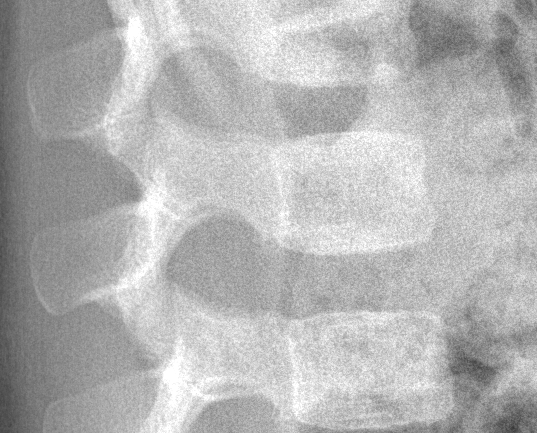
#> input picture Vezba7: Obrada rendgenske slike: Suzbijanje šuma 1/lspine_crop.png, 537 x 433 px
$ jupyter execute --allow-errors OSuM_vezba_7.ipynb   (shell and % lines are left out)
#> lines starting #> are read from the running program, lines starting #| are printed output that depends on the picture
### Vezba7: Obrada rendgenske slike: Suzbijanje šuma 1/osum.py
import math
import cv2
import os
import numpy as np

def gaussian(n=5, sigma=1):

    x = range(-int(n/2), int(n/2)+1)
    # raspakivanje liste
    x_osa = [*x]
    # prolazak kroz svaki element liste
    f = [1/(sigma*math.sqrt(2*math.pi))*math.exp(-float(el)**2/(2*sigma**2)) for el in x]

    return f, x_osa


def im_norm(im):
    im_n = (im-im.min())/(im.max()-im.min())
    return im_n


def im_pyr_decomp(im, N):

    size_vec  = im.shape
    red_faktor = 2**N
    add_size = np.flip([int((np.ceil(el / red_faktor) * red_faktor - el)) for el in im.shape])
    [v, s] = im.shape
    opim = np.zeros((add_size[1] + v, add_size[0] + s))
    opim[0: v, 0: s] = im
    opim[v + 1: v + add_size[1], :] = opim[v:v-add_size[1]+1:-1, :]
    opim[:, s + 1: s + add_size[0]] = opim[:, s:s - add_size[0] + 1:-1]
    im = opim


    # Funkcija pravi Gausovu i Laplasovu piramidu od N nivoa od slike im
    GPyr = []
    LPyr = []
    for i in range(N):
        GPyr.append(im)
        g = cv2.pyrDown(im, borderType=cv2.BORDER_REPLICATE)
        g_up = cv2.pyrUp(g, cv2.BORDER_REPLICATE)


        l = im - g_up
        LPyr.append(l)
        im = g
    Res = im
    return LPyr, GPyr, Res, size_vec


def im_pyr_recon(LPyr, Res, size_vec):
    # Funkcija rekonstruise sliku na osnovu Laplasove piramide i reziduala

    # dubina razlaganja
    N = len(LPyr)
    for i in range(N, 0, -1):

        Res = cv2.pyrUp(Res, cv2.BORDER_REFLECT)+LPyr[i-1]

    Res = Res[0:size_vec[0], 0:size_vec[1]]
    im_rec = Res
    return im_rec

# [256 lines left out: functions data_fname_split, read_raw, log_LUT, sigmLUT, not called in this run]

### Vezba7: Obrada rendgenske slike: Suzbijanje šuma 1/OSuM_vezba_7.ipynb
<a href="https://colab.research.google.com/github/nebojsa-bozanic/BMI_OSuM/blob/master/Vezba7%3A%20Obrada%20rendgenske%20slike%3A%20Suzbijanje%20%C5%A1uma%201/OSuM_vezba_7.ipynb" target="_parent"></a>

<h1>Obrada slike u medicini (BMI)</h1>

Literatura: https://moodle.telekom.ftn.uns.ac.rs/course/view.php?id=82

Laboratorijska vežba 7: Obrada rendgenske slike: Suzbijanje šuma 1

Potrebne biblioteke: cv2, numpy, matplotlib.pyplot, scipy.ndimage.filters (convolve1d, convolve), medpy.filter.smoothing (anisotropic_diffusion), osum

[cell 1]
%cd /content/BMI_OSuM/Vezba7: Obrada rendgenske slike: Suzbijanje šuma 1

[cell 2]
import cv2
import numpy as np
import matplotlib.pyplot as plt
import osum
from scipy.ndimage import convolve1d, convolve
from medpy.filter.smoothing import anisotropic_diffusion

from google.colab.patches import cv2_imshow

1 Razdvojivi 2D NF filtar

1.1 Učitati sliku lspine_crop.png u promenljivu im1.

[cell 3]
im1 = cv2.imread('lspine_crop.png', cv2.IMREAD_GRAYSCALE)
#> im1 is the input picture: shape (433, 537); min 55, max 255, mean 179.6

1.2 Koristeći funkciju gaussian iz modula osum.py napraviti 1D Gausov filtar sa
proizvoljnim n i sigma (npr. n=19, sigma =3).

[cell 4]
n = 19
sigma = 3
f, x_osa = osum.gaussian(n, sigma)

1.3 Prikazati 1D filtar, a zatim prikazati 2D filtar H koji se dobija vektorskim množenjem
dva 1D filtra.

[cell 5]
plt.figure()
plt.stem(x_osa, f)

H = np.outer(f,f)
fig = plt.figure()
ax = plt.axes(projection='3d')
[x,y] = np.meshgrid(x_osa, x_osa)
ax.plot_surface(x, y, H, cmap='viridis')
#> figure, not shown here; curve peaks at x = 0, y = 0.133
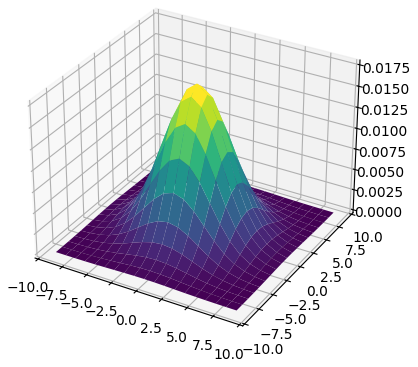
#> figure drawn by matplotlib, 1 panel

1.4 Isfiltrirati sliku im1 1D gausovim filtrom prvo po jednoj dimenziji, a zatim po drugoj. Gausov filtar je razdvojiv filtar, pa je ovo ekvivalentno direktnom filtriranju sa 2D filtrom. Koja je prednost filtriranja 1D filtrima u odnosu na 2D filtar?

[cell 6]
im_f1 = convolve1d(im1, f, axis=0, mode='nearest')
im_f1 = convolve1d(im_f1, f, axis=1, mode='nearest')

1.5 Prikazati sliku nakon filtriranja i uporediti je sa originalnom. Koji je efekat filtriranja na šum, a koji na ivice.

[cell 7]
cv2_imshow(im1) # 'Originalna slika',

[cell 8]
cv2_imshow(im_f1) # 'NF filtrirana',

1.6 Ponoviti prethodne korake za različite kombinacije n i sigma. Koji je efekat kada se koriste veće, a koji kada se koriste manje vrednosti n, odnosno sigma?

[cell 9]
# n = 11
# sigma = 1.5

1.7 Ponoviti prethodne korake sa slikom lspine.png učitanom u promenljivu im11.

[cell 10]
im11 = cv2.imread('lspine.png', cv2.IMREAD_GRAYSCALE)
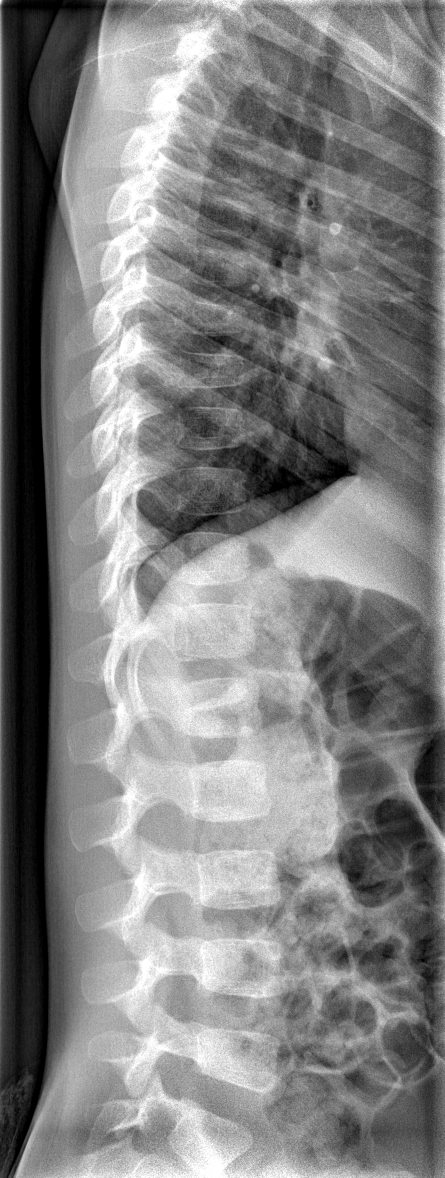
#> input picture Vezba7: Obrada rendgenske slike: Suzbijanje šuma 1/lspine.png, 889 x 2355 px (shown at 1/2 size)
#> im11 is the input picture: shape (2355, 889); min 0, max 255, mean 128.1

2 Usmereno filtriranje

2.1 Od filtra H napraviti usmereni filtar H1 koji prati ivice. Prikazati ga.

[cell 11]
H2 = H
ind = int(np.ceil(n/2))
H2[ind:, :] = H2[ind:, :]*0.1

fig = plt.figure()
ax = plt.axes(projection='3d')
[x,y] = np.meshgrid(x_osa, x_osa)
ax.plot_surface(x, y, H2, cmap='viridis')

2.2 Primeniti filtar na sliku im1 i prikazati je. Uporediti je sa slikom slikom isfiltriranom
prethodnim filtrom. Isto uraditi i sa slikom im11. Zašto slika izgleda tamnije?

[cell 12]
im_f2 = convolve(im1, H, mode='nearest')
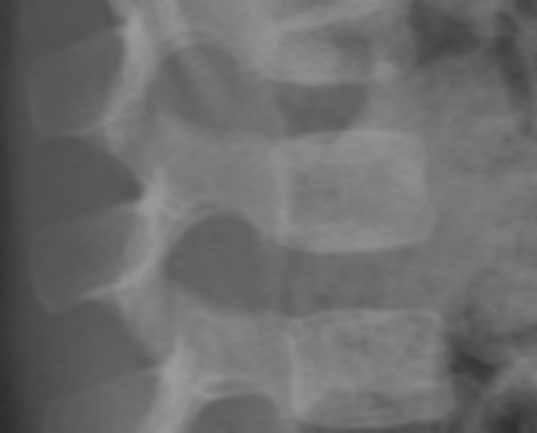
#> im_f2: shape (433, 537); min 46, max 154, mean 108.6
cv2_imshow(im_f2) # 'Usmereno filtriranje',

3 Anizotropski filtar

U promenljivu im2 učitati sliku abdomen_crop.png i isfiltrirati je funkcijom
anisotropic_diffusion. Inicijalno postaviti parametre niter=5 i kappa=100. Menjati parametre i analizirati efekte. Prikazati isfiltriranu sliku.

[cell 13]
im2 = cv2.imread('abdomen_crop.png', cv2.IMREAD_GRAYSCALE)
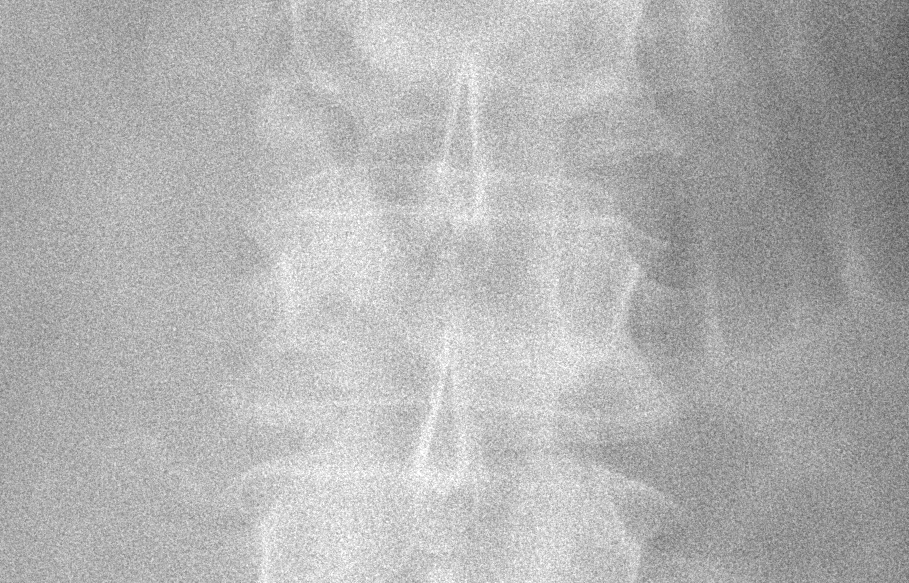
#> input picture Vezba7: Obrada rendgenske slike: Suzbijanje šuma 1/abdomen_crop.png, 909 x 583 px
#> im2 is the input picture: shape (583, 909); min 72, max 255, mean 178.3
#> (the rest of this cell did not finish here and is left out)

4 Bilateralni filtar

Primeniti bilateralni filtar na sliku im2. Inicijalno postaviti parametre velicina prozora d=15, std prostornog kernela sigmaSpace=15, std kernela za intenzitet sigmaColor=15. Isprobati različite kombinacije parametara i analizirati efekte. Uraditi isto sa slikom abdomen.png učitanom u promenljivu im22.

[cell 14]
im22 = cv2.imread('abdomen.png', cv2.IMREAD_GRAYSCALE)
im_f4 = cv2.bilateralFilter(im2, d=15, sigmaSpace=15, sigmaColor=15)
# im_f4 = cv2.bilateralFilter(im2, d=15, sigmaSpace=15, sigmaColor=75)

cv2_imshow(im_f4) # 'Bilateralno filtriranje',

5. Multiveličinsko filtriranje

Skraćivanje u piramidi

5.1 Napraviti Laplasovu piramidu sa 2 nivoa od slike im2. Prikazati histogram
prvog nivoa
LP u granicama -200 do 200.

[cell 15]
Lpyr, Gpyr, Res, size_vec = osum.im_pyr_decomp(im2, 2)
#> in im_pyr_decomp, `opim[:, s + 1: s + add_size[0]] = opim[:, s:s - add_size[0] + 1:-1]`:
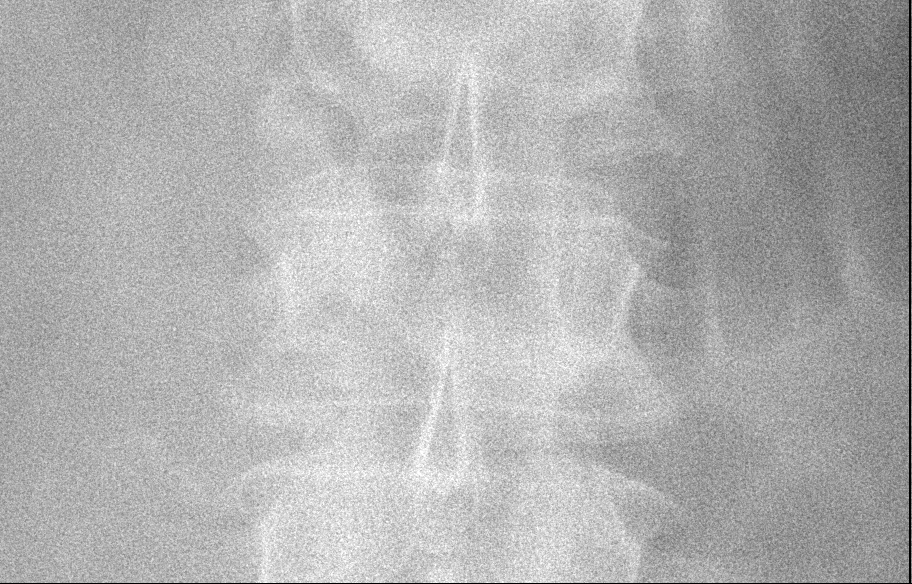
#> opim: shape (584, 912) float64; min 0, max 255, mean 177.6
#> the loop in im_pyr_decomp, `for i in range(N):` made 2 passes
#> pass 1, in im_pyr_decomp, `l = im - g_up`:
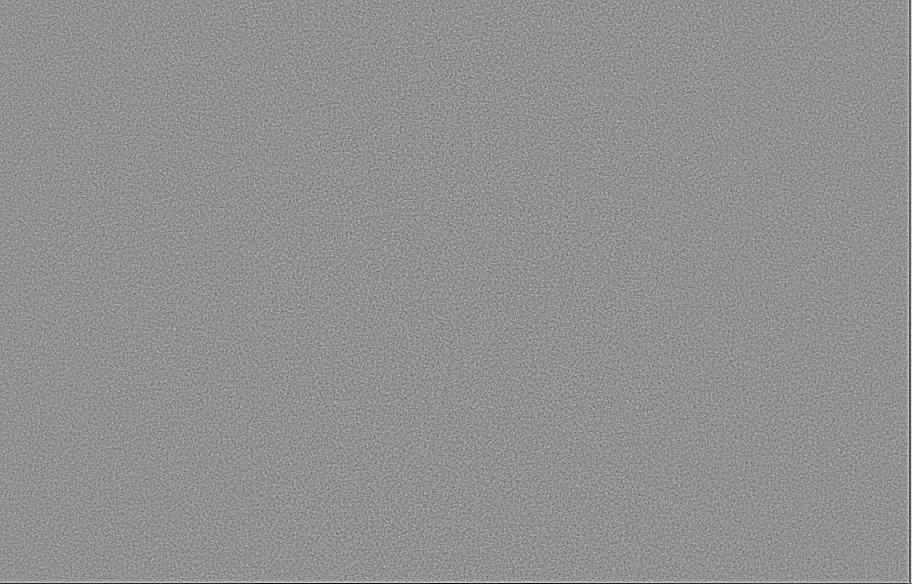
#> l: shape (584, 912) float64; min -161.5, max 121.8, mean 0; drawn with min black and max white
#> after the loop in im_pyr_decomp, `for i in range(N):`: GPyr = 2 items
#> Lpyr = 2 items; Gpyr = 2 items; size_vec = (583, 909)
L1 = Lpyr[0]
# L2 = Lpyr[1]  # 5.5

g = np.arange(-200, 201)
h1 = np.histogram(L1, g)
plt.figure()
plt.plot(g[:-1], h1[0])
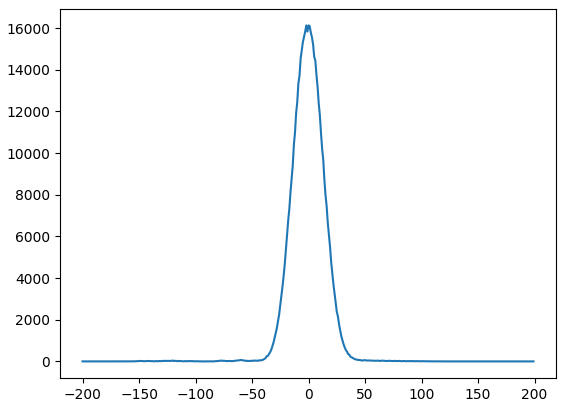
#> figure drawn by matplotlib, 1 panel; curve peaks at x = -2, y = 16133

5.2 Skraćivanje piramide se radi na višim nivoima piramida slike uz pretpostavku da na tim nivoima dominira šum, pa želimo da smanjimo kontrast, tj. vidljivost šuma. Vrednosti svih koeficijenata smanjujemo (skraćujemo) za vrednost cs (inicijalno postaviti na 15). Koeficijente koji su po apsolutnoj vrednosti manji od cs treba svesti na 0.

[cell 16]
cs = 15  # cs = 20, cs = 10, cs = 5  # 5.5
L1[L1>0] = np.maximum(L1[L1>0]-cs, 0)
L1[L1<0] = np.minimum(L1[L1<0]+cs, 0)

5.3 Napraviti histogram prvog nivoa LP nakon skraćivanja i prikazati ga preko histograma originalnog nivoa.

[cell 17]
h2 = np.histogram(L1, g)
plt.plot(g[:-1], h2[0])
plt.legend(['original', 'skracivanje'])
plt.title('L1')
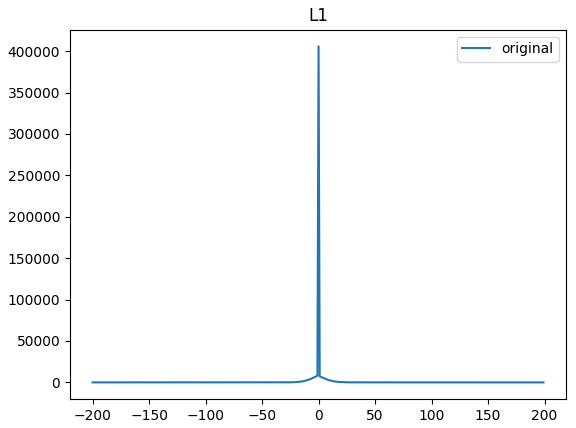
#> figure drawn by matplotlib, 1 panel; curve peaks at x = 0, y = 405767

5.4 Prikazati sliku pre i posle skraćivanja i uporediti ih.

[cell 18]
fig = plt.figure()
ax = fig.add_axes([0,0,1,1])
ax.imshow(im2, cmap='gray', vmin=im2.min(), vmax=im2.max())
plt.axis('off')
plt.title('Originalna slika')

[cell 19]
Lpyr[0] = L1
im_r1 = osum.im_pyr_recon(Lpyr, Res, size_vec)
#> in im_pyr_recon, `N = len(LPyr)`: N = 2
fig = plt.figure()
ax = fig.add_axes([0,0,1,1])
ax.imshow(im_r1, cmap='gray', vmin=im_r1.min(), vmax=im_r1.max())
plt.axis('off')
plt.title('Nakon skracivanja u piramidi')

5.5 Menjati vrednosti cs (odabrati vrednosti analizom histograma) i analizirati efekte. Isprobati skraćivanje i na drugi nivou LP.

5.6 Ponoviti sve korake za sliku im22.
Pragovanje u piramidi

5.7 Pragovanje se iz istog razloga kao i skraćivanje radi na višim nivoima piramide.
Koeficijente koji su po apsolutnoj vrednosti manji od praga t treba svesti na 0.
Inicijalno uzeti t=15.

[cell 20]
Lpyr, Gpyr, Res, size_vec = osum.im_pyr_decomp(im2, 2)
#> the loop in im_pyr_decomp (call 2), `for i in range(N):` made 2 passes
#> pass 2, in im_pyr_decomp (call 2), `l = im - g_up`:
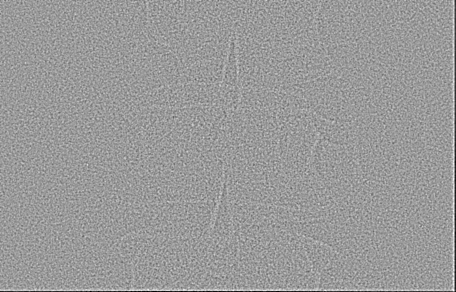
#> l: shape (292, 456) float64; min -54.78, max 35.58, mean -0.1; drawn with min black and max white
L1 = Lpyr[0]

g = np.arange(-200, 201)
h1 = np.histogram(L1, g)

t = 15
L1[abs(L1)<t] = L1[abs(L1)<t]*0

5.8 Prikazati histograme pre i posle pragovanja.

[cell 21]
h2 = np.histogram(L1, g)
plt.figure()
plt.plot(g[:-1], h1[0])
plt.plot(g[:-1], h2[0])
plt.legend(['original', 'pragovanje'])
plt.title('L1')
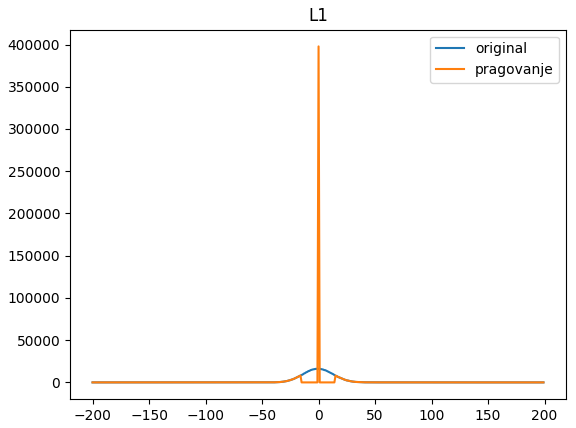
#> figure drawn by matplotlib, 1 panel; curve peaks at x = -2, y = 16133; curve peaks at x = 0, y = 397779

5.9 Prikazati slike pre i posle pragovanja.

[cell 22]
fig = plt.figure()
ax = fig.add_axes([0,0,1,1])
ax.imshow(im2, cmap='gray', vmin=im2.min(), vmax=im2.max())
plt.axis('off')
plt.title('Originalna slika')

[cell 23]
Lpyr[0] = L1
im_r2 = osum.im_pyr_recon(Lpyr, Res, size_vec)
